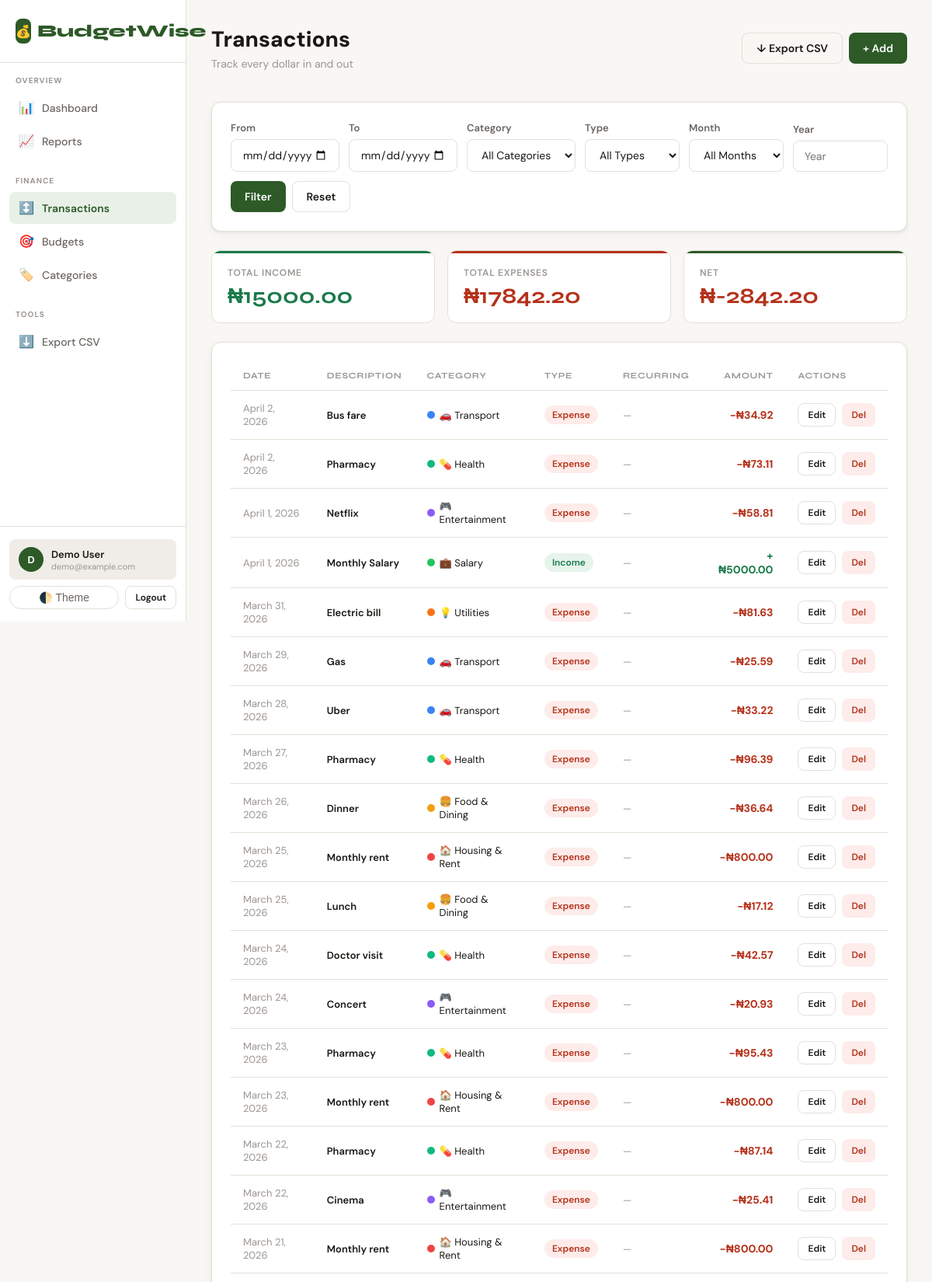
Page /transactions/ (signed in, upper part) on the committed database.
### core/models.py (models this page shows, shortened)
class Transaction(models.Model):
    TYPE_CHOICES = [
        ('income', 'Income'),
        ('expense', 'Expense'),
    ]
    RECURRING_CHOICES = [
        ('none', 'Not Recurring'),
        ('daily', 'Daily'),
        ('weekly', 'Weekly'),
        ('monthly', 'Monthly'),
        ('yearly', 'Yearly'),
    ]
    user = models.ForeignKey(User, on_delete=models.CASCADE, related_name='transactions')
    amount = models.DecimalField(max_digits=12, decimal_places=2, validators=[MinValueValidator(Decimal('0.01'))])
    transaction_type = models.CharField(max_length=10, choices=TYPE_CHOICES)
    category = models.ForeignKey(Category, on_delete=models.SET_NULL, null=True, related_name='transactions')
    date = models.DateField(default=timezone.now)
    description = models.CharField(max_length=255, blank=True, default='')
    note = models.TextField(blank=True, default='')
    recurring = models.CharField(max_length=10, choices=RECURRING_CHOICES, default='none')
    created_at = models.DateTimeField(auto_now_add=True)
    updated_at = models.DateTimeField(auto_now=True)
    class Meta:
        ordering = ['-date', '-created_at']

class Category(models.Model):
    TYPE_CHOICES = [
        ('income', 'Income'),
        ('expense', 'Expense'),
        ('both', 'Both'),
    ]
    user = models.ForeignKey(User, on_delete=models.CASCADE, null=True, blank=True)
    name = models.CharField(max_length=100)
    icon = models.CharField(max_length=10, default='💸')
    color = models.CharField(max_length=7, default='#6366f1')
    category_type = models.CharField(max_length=10, choices=TYPE_CHOICES, default='both')
    is_default = models.BooleanField(default=False)
    created_at = models.DateTimeField(auto_now_add=True)
    class Meta:
        verbose_name_plural = "Categories"
        ordering = ['name']
    def __str__(self):
        return f"{self.icon} {self.name}"

### core/views.py (the view, shortened to what this page needs)
# urls.py: path('transactions/', views.transaction_list, name='transaction_list'),
@login_required
def transaction_list(request):
    txns = Transaction.objects.filter(user=request.user).select_related('category')
    form = TransactionFilterForm(user=request.user, data=request.GET or None)
    total_income = txns.filter(transaction_type='income').aggregate(t=Sum('amount'))['t'] or Decimal('0')
    total_expense = txns.filter(transaction_type='expense').aggregate(t=Sum('amount'))['t'] or Decimal('0')
    return render(request, 'core/transactions/list.html', {
        'transactions': txns,
        'filter_form': form,
        'total_income': total_income,
        'total_expense': total_expense,
        'balance': total_income - total_expense,
    })

### templates/core/transactions/list.html (shortened to what this page needs)
{% extends "base.html" %}
{% block header %}
<div class="flex-between mb-4">
  <div>
    <div class="page-title">Transactions</div>
    <div class="page-subtitle">Track every dollar in and out</div>
  </div>
  <div class="flex gap-2">
    <a href="{% url 'export_csv' %}" class="btn btn-outline">&#8595; Export CSV</a>
    <a href="{% url 'transaction_create' %}" class="btn btn-primary">+ Add</a>
  </div>
</div>
{% endblock %}
{% block content %}
<div class="card mb-6">
  <form method="get" class="flex gap-3" style="flex-wrap:wrap;align-items:flex-end;">
    <div style="flex:1;min-width:140px;">
      <label class="form-label">From</label>
      {{ filter_form.date_from }}
    </div>
    <div style="flex:1;min-width:140px;">
      <label class="form-label">To</label>
      {{ filter_form.date_to }}
    </div>
    <div style="flex:1;min-width:140px;">
      <label class="form-label">Category</label>
      {{ filter_form.category }}
    </div>
    <div style="flex:1;min-width:120px;">
      <label class="form-label">Type</label>
      {{ filter_form.transaction_type }}
    </div>
    <div style="flex:1;min-width:120px;">
      <label class="form-label">Month</label>
      {{ filter_form.month }}
    </div>
    <div style="flex:1;min-width:100px;">
      <label class="form-label">Year</label>
      {{ filter_form.year }}
    </div>
    <div style="display:flex;gap:8px;">
      <button type="submit" class="btn btn-primary">Filter</button>
      <a href="{% url 'transaction_list' %}" class="btn btn-outline">Reset</a>
    </div>
  </form>
</div>
<div class="stats-grid mb-6" style="grid-template-columns:repeat(3,1fr);">
  <div class="stat-card income"><div class="stat-label">Total Income</div><div class="stat-amount income">₦{{ total_income|floatformat:2 }}</div></div>
  <div class="stat-card expense"><div class="stat-label">Total Expenses</div><div class="stat-amount expense">₦{{ total_expense|floatformat:2 }}</div></div>
  <div class="stat-card balance"><div class="stat-label">Net</div><div class="stat-amount {% if balance < 0 %}text-expense{% else %}balance{% endif %}">₦{{ balance|floatformat:2 }}</div></div>
</div>
<div class="card">
  <div class="table-wrapper">
    <table>
      <thead>
        <tr>
          <th>Date</th>
          <th>Description</th>
          <th>Category</th>
          <th>Type</th>
          <th>Recurring</th>
          <th class="text-right">Amount</th>
          <th>Actions</th>
        </tr>
      </thead>
      <tbody>
        {% for txn in transactions %}
        <tr>
          <td class="text-sm text-muted">{{ txn.date }}</td>
          <td>
            <div class="fw-600 text-sm">{{ txn.description|default:"—" }}</div>
          </td>
          <td>
            {% if txn.category %}
            <span style="display:inline-flex;align-items:center;gap:6px;font-size:13px;">
              <span class="cat-dot" style="background:{{ txn.category.color }};width:10px;height:10px;"></span>
              {{ txn.category.icon }} {{ txn.category.name }}
            </span>
            {% else %}<span class="text-muted text-sm">Uncategorized</span>{% endif %}
          </td>
          <td><span class="badge badge-{{ txn.transaction_type }}">{{ txn.get_transaction_type_display }}</span></td>
          <td class="text-sm text-muted">{% if txn.recurring != 'none' %}{{ txn.get_recurring_display }}{% else %}—{% endif %}</td>
          <td class="text-right fw-700 {% if txn.transaction_type == 'income' %}text-income{% else %}text-expense{% endif %}">
            {% if txn.transaction_type == 'income' %}+{% else %}-{% endif %}₦{{ txn.amount|floatformat:2 }}
          </td>
          <td>
            <div class="flex gap-2">
              <a href="{% url 'transaction_edit' txn.pk %}" class="btn btn-outline btn-sm">Edit</a>
              <a href="{% url 'transaction_delete' txn.pk %}" class="btn btn-sm" style="background:var(--expense-bg);color:var(--expense);">Del</a>
            </div>
          </td>
        </tr>
        {% empty %}
        <tr><td colspan="7">
          <div class="empty-state"><div class="empty-icon">&#128203;</div><p>No transactions found</p><a href="{% url 'transaction_create' %}" class="btn btn-primary btn-sm">Add First Transaction</a></div>
        </td></tr>
        {% endfor %}
      </tbody>
    </table>
  </div>
</div>
{% endblock %}

### templates/base.html (shortened to what this page needs)
<!DOCTYPE html>
<html lang="en" data-theme="light">
<head>
</head>
<body>
{% if user.is_authenticated %}
<div class="app-layout">
  <aside class="sidebar" id="sidebar">
    <div class="sidebar-logo">
      <div class="logo-mark">
        <div class="logo-icon">💰</div>
        BudgetWise
      </div>
    </div>
    <nav class="sidebar-nav">
      <div class="nav-section">
        <div class="nav-section-label">Overview</div>
        <a href="{% url 'dashboard' %}" class="nav-item {% if request.resolver_match.url_name == 'dashboard' %}active{% endif %}">
          <span class="nav-icon">📊</span> Dashboard
        </a>
        <a href="{% url 'reports' %}" class="nav-item {% if request.resolver_match.url_name == 'reports' %}active{% endif %}">
          <span class="nav-icon">📈</span> Reports
        </a>
      </div>
      <div class="nav-section">
        <div class="nav-section-label">Finance</div>
        <a href="{% url 'transaction_list' %}" class="nav-item {% if 'transaction' in request.resolver_match.url_name %}active{% endif %}">
          <span class="nav-icon">↕️</span> Transactions
        </a>
        <a href="{% url 'budget_list' %}" class="nav-item {% if 'budget' in request.resolver_match.url_name %}active{% endif %}">
          <span class="nav-icon">🎯</span> Budgets
        </a>
        <a href="{% url 'category_list' %}" class="nav-item {% if 'category' in request.resolver_match.url_name %}active{% endif %}">
          <span class="nav-icon">🏷️</span> Categories
        </a>
      </div>
      <div class="nav-section">
        <div class="nav-section-label">Tools</div>
        <a href="{% url 'export_csv' %}" class="nav-item">
          <span class="nav-icon">⬇️</span> Export CSV
        </a>
      </div>
    </nav>
    <div class="sidebar-footer">
      <div class="user-chip" style="margin-bottom:8px;">
        <div class="user-avatar">{{ user.username|first|upper }}</div>
        <div>
          <div class="user-name">{{ user.get_full_name|default:user.username }}</div>
          <div class="user-email">{{ user.email|truncatechars:22 }}</div>
        </div>
      </div>
      <div class="flex gap-2">
        <button class="theme-toggle" onclick="toggleTheme()" style="flex:1;">🌓 Theme</button>
        <a href="{% url 'logout' %}" class="btn btn-outline btn-sm">Logout</a>
      </div>
    </div>
  </aside>
  <div class="main-content">
    <div class="page-header">
      {% block header %}{% endblock %}
    </div>
    <div class="page-body">
      {% block content %}{% endblock %}
    </div>
  </div>
</div>
{% else %}
{% block auth_content %}{% endblock %}
{% endif %}
</body>
</html>

### rows in the picture
Transaction: date "April 2, 2026", description "Bus fare", category.icon "🚗", category.name "Transport", transaction_type "Expense", amount "34.92"
Transaction: date "April 2, 2026", description "Pharmacy", category.icon "💊", category.name "Health", transaction_type "Expense", amount "73.11"
Transaction: date "April 1, 2026", description "Netflix", category.icon "🎮", category.name "Entertainment", transaction_type "Expense", amount "58.81"
Transaction: date "April 1, 2026", description "Monthly Salary", category.icon "💼", category.name "Salary", transaction_type "Income", amount "5000.00"
Transaction: date "March 31, 2026", description "Electric bill", category.icon "💡", category.name "Utilities", transaction_type "Expense", amount "81.63"
Transaction: date "March 29, 2026", description "Gas", category.icon "🚗", category.name "Transport", transaction_type "Expense", amount "25.59"
Transaction: date "March 28, 2026", description "Uber", category.icon "🚗", category.name "Transport", transaction_type "Expense", amount "33.22"
Transaction: date "March 27, 2026", description "Pharmacy", category.icon "💊", category.name "Health", transaction_type "Expense", amount "96.39"
Transaction: date "March 26, 2026", description "Dinner", category.icon "🍔", category.name "Food & Dining", transaction_type "Expense", amount "36.64"
Transaction: date "March 25, 2026", description "Monthly rent", category.icon "🏠", category.name "Housing & Rent", transaction_type "Expense", amount "800.00"
Transaction: date "March 25, 2026", description "Lunch", category.icon "🍔", category.name "Food & Dining", transaction_type "Expense", amount "17.12"
Transaction: date "March 24, 2026", description "Doctor visit", category.icon "💊", category.name "Health", transaction_type "Expense", amount "42.57"
Transaction: date "March 24, 2026", description "Concert", category.icon "🎮", category.name "Entertainment", transaction_type "Expense", amount "20.93"
Transaction: date "March 23, 2026", description "Pharmacy", category.icon "💊", category.name "Health", transaction_type "Expense", amount "95.43"
Transaction: date "March 23, 2026", description "Monthly rent", category.icon "🏠", category.name "Housing & Rent", transaction_type "Expense", amount "800.00"
Transaction: date "March 22, 2026", description "Pharmacy", category.icon "💊", category.name "Health", transaction_type "Expense", amount "87.14"
Transaction: date "March 22, 2026", description "Cinema", category.icon "🎮", category.name "Entertainment", transaction_type "Expense", amount "25.41"
Transaction: date "March 21, 2026", description "Monthly rent", category.icon "🏠", category.name "Housing & Rent", transaction_type "Expense", amount "800.00"

### other values in the picture
{{ user.username|first|upper }} "D"
{{ user.get_full_name|default:user.username }} "Demo User"
{{ user.email|truncatechars:22 }} "demo@example.com"
{{ total_income|floatformat:2 }} "15000.00"
{{ total_expense|floatformat:2 }} "17842.20"
{{ balance|floatformat:2 }} "-2842.20"
